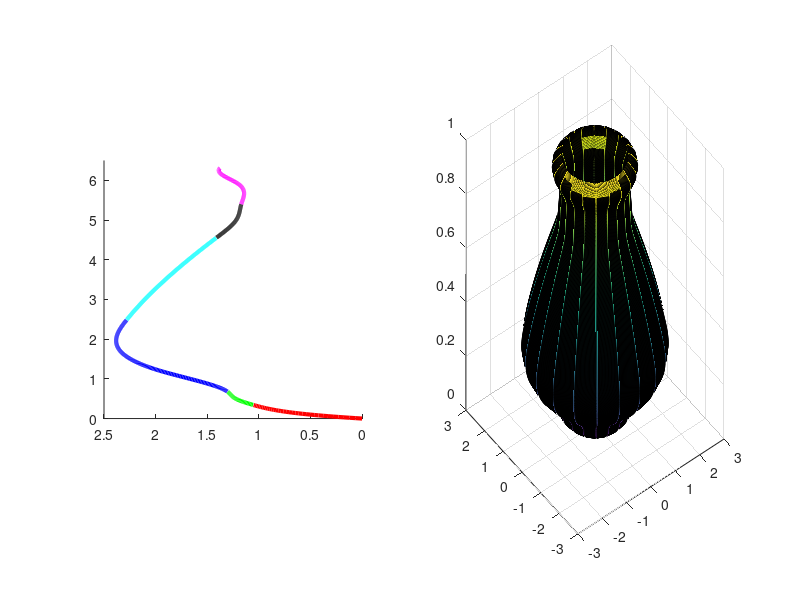

Here is the MATLAB script that generated this plot:
clear; clc;

Px = [
    0.0000000000000; % Cx
    0.0515357772680; % Dx
    0.3439711588273; % Ex
    0.5080930566412; % Fx
    0.6811670579721; % Gx
    1.2011478129278; % Hx
    2.4876823553471; % Ix
    4.5567935652025; % Jx
    5.0173568921342; % Kx
    5.3982073355585; % Lx
    5.9207695718849; % Mx
    6.3104770023656; % Nx
    6.4344748211550; % Ox
    6.5319016787751; % Px
];

Py = [
    0.0000000000000; % Cy
    0.2892149394660; % Dy
    1.0561118074327; % Ey
    1.2306778260165; % Fy
    1.3052786886592; % Gy
    1.9549928697846; % Hy
    2.2797191365011; % Iy
    1.4095374520525; % Jy
    1.2146837368122; % Ky
    1.1703988015303; % Ly
    1.2058267497558; % My
    1.3741095038270; % Ny
    1.2545401785659; % Oy
    1.1039713986074; % Py
];

hold on; 
delta = 0.01;
x = [Px(1), Px(2), Px(3), Px(4), Px(5), Px(6), Px(7), Px(8), Px(9), Px(10), Px(11), Px(12), Px(13), Px(14)];
y = [Py(1), Py(2), Py(3), Py(4), Py(5), Py(6), Py(7), Py(8), Py(9), Py(10), Py(11), Py(12), Py(13), Py(14)];
xALL = Px(1):delta:Px(14);
yALL = spline(x,y,xALL);

x1 = Px(1):delta:Px(3);
y1 = spline(x,y,x1);

x2 = Px(3):delta:Px(5);
y2 = spline(x,y,x2);

x3 = Px(5):delta:Px(7);
y3 = spline(x,y,x3);

x4 = Px(7):delta:Px(8);
y4 = spline(x,y,x4);

x5 = Px(8):delta:Px(10);
y5 = spline(x,y,x5);

x6 = Px(10):delta:Px(12);
y6 = spline(x,y,x6);

x7 = Px(12):delta:Px(14);
y7 = spline(x,y,x7);

% PLOT 2D
subplot(1,2,1);
hold on;
plot(x1, y1, 'r', 'LineWidth', 3);
plot(x2, y2, 'g', 'LineWidth', 3);
plot(x3, y3, 'b', 'LineWidth', 3);
plot(x4, y4, 'c', 'LineWidth', 3);
plot(x5, y5, 'k', 'LineWidth', 3);
plot(x6, y6, 'm', 'LineWidth', 3);
plot(x7, y7, 'w', 'LineWidth', 3);
xlim([0 6.5]);
ylim([0 2.5]);
camroll(90);
hold off;

% PLOT 3D 
subplot(1, 2, 2);

xlim([0 6.5]);
ylim([0 2.5]);


cylinder(yALL);
